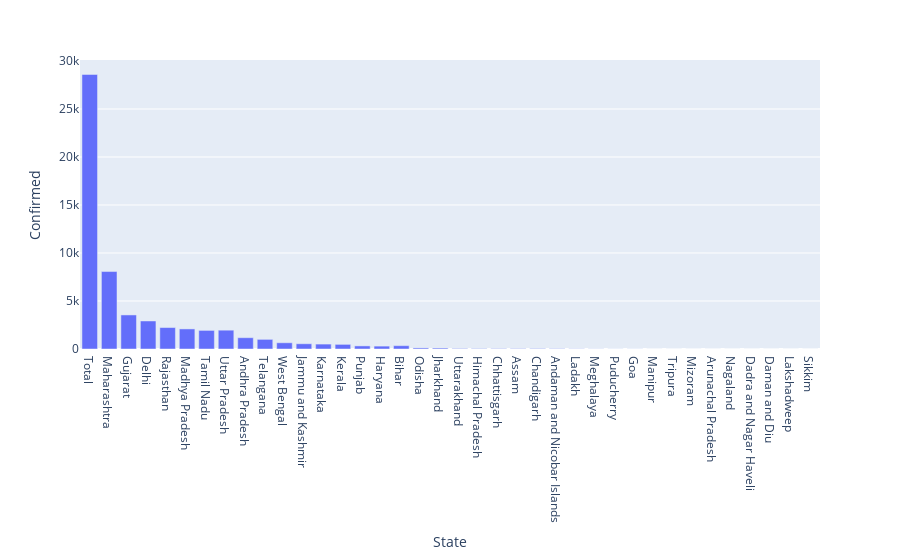

Notebook source saved alongside this figure:
### Markdown cell above
# Plotly Express Visualisation

### Code cell
px.bar(df,x="State",y="Confirmed")

### Figure 1 — Plotly figure (JSON) as saved in the notebook; plotly's stock layout.template omitted (floating-point values rounded to 4 significant figures)
{"data": [{"alignmentgroup": "True", "hovertemplate": "State=%{x}<br>Confirmed=%{y}<extra></extra>", "legendgroup": "", "marker": {"color": "#636efa"}, "name": "", "offsetgroup": "", "orientation": "v", "showlegend": false, "textposition": "auto", "type": "bar", "x": ["Total", "Maharashtra", "Gujarat", "Delhi", "Rajasthan", "Madhya Pradesh", "Tamil Nadu", "Uttar Pradesh", "Andhra Pradesh", "Telangana", "West Bengal", "Jammu and Kashmir", "Karnataka", "Kerala", "Punjab", "Haryana", "Bihar", "Odisha", "Jharkhand", "Uttarakhand", "Himachal Pradesh", "Chhattisgarh", "Assam", "Chandigarh", "Andaman and Nicobar Islands", "Ladakh", "Meghalaya", "Puducherry", "Goa", "Manipur", "Tripura", "Mizoram", "Arunachal Pradesh", "Nagaland", "Dadra and Nagar Haveli", "Daman and Diu", "Lakshadweep", "Sikkim"], "xaxis": "x", "y": [28596, 8068, 3548, 2918, 2234, 2090, 1937, 1960, 1177, 1003, 649, 546, 512, 482, 322, 301, 345, 111, 98, 51, 40, 37, 36, 45, 33, 20, 12, 8, 7, 2, 2, 1, 1, 0, 0, 0, 0, 0], "yaxis": "y"}], "layout": {"barmode": "relative", "legend": {"tracegroupgap": 0}, "margin": {"t": 60}, "xaxis": {"anchor": "y", "domain": [0, 1], "title": {"text": "State"}}, "yaxis": {"anchor": "x", "domain": [0, 1], "title": {"text": "Confirmed"}}}}
